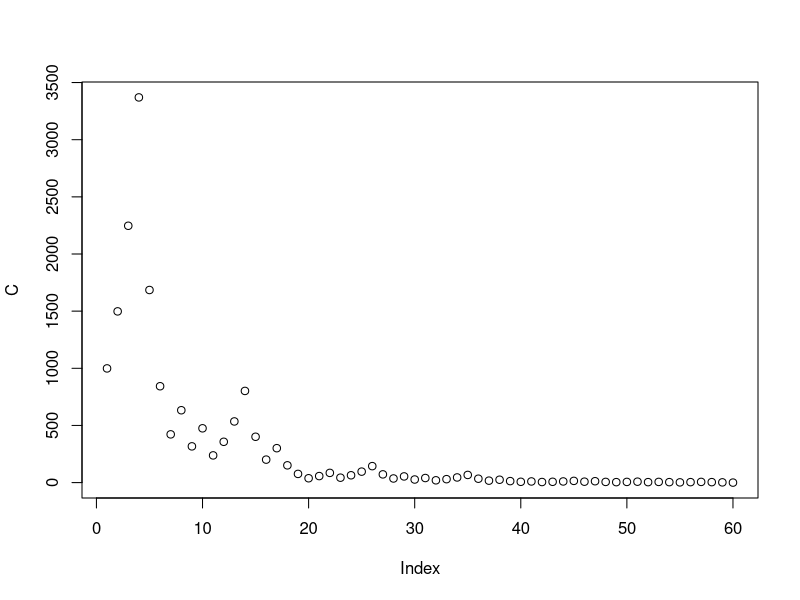

Write R code to recreate this figure.
C <- 999
fortuna <- C 

while (fortuna > 0) {
  
  monto <- 2 * ( fortuna <= 6 ) + floor ( fortuna/2 ) * (fortuna > 6)
  
  fortuna<-fortuna+monto*(2*(runif(1)>1/2)-1)

  C<-c(C,fortuna)
  
}

C

plot(C)